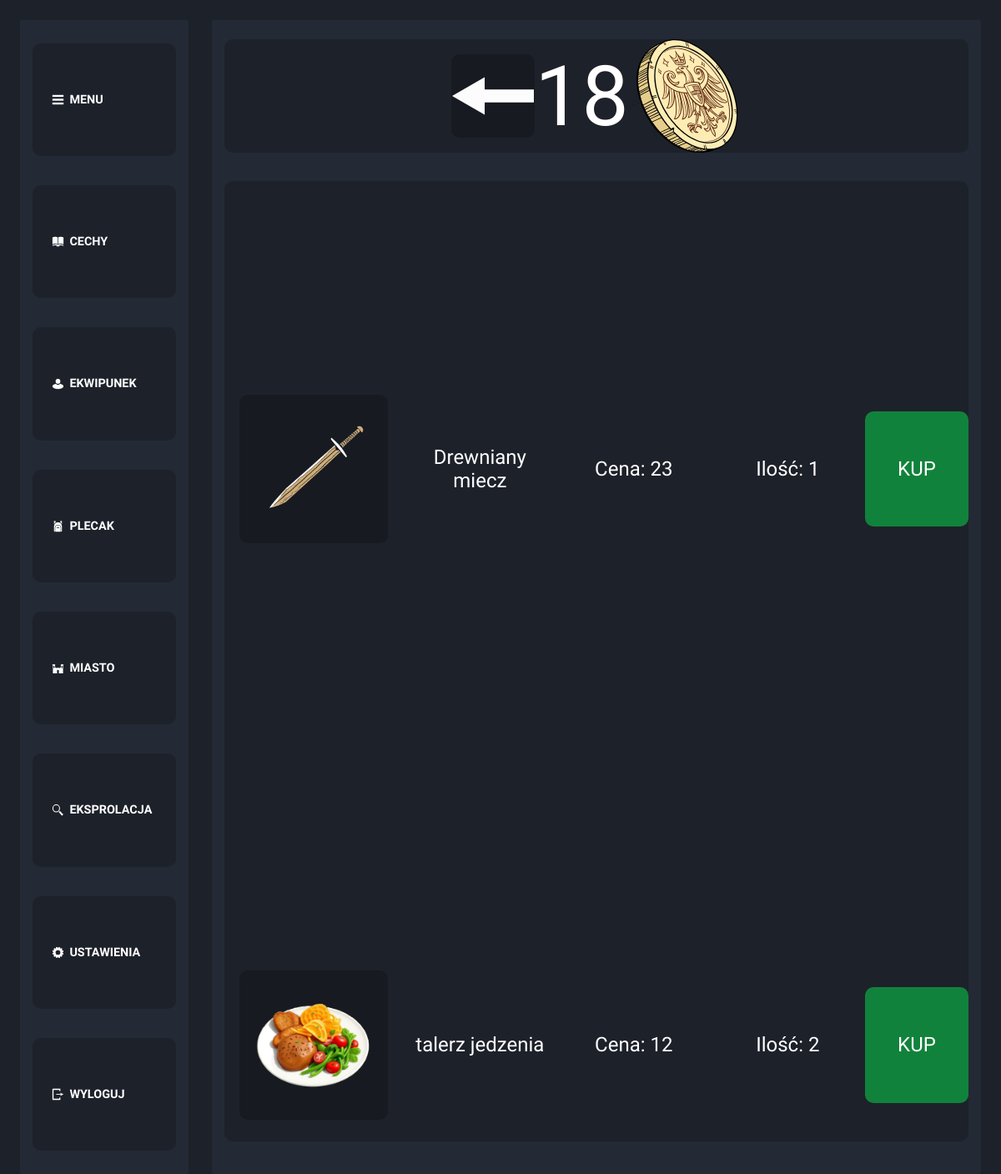
The page /city/market_buy.php (signed in) on the database its author committed.
### tables this page shows
CREATE TABLE `users` (
  `ID` int(11) NOT NULL,
  `Login` varchar(255) NOT NULL,
  `Email` varchar(255) NOT NULL,
  `Password` varchar(255) NOT NULL,
  `money` int(11) NOT NULL DEFAULT 0,
  `b_upgrade` int(11) NOT NULL DEFAULT 0,
  `m_upgrade` int(11) NOT NULL DEFAULT 0,
  `t_upgrade` int(11) NOT NULL DEFAULT 0,
  `f_upgrade` int(11) NOT NULL DEFAULT 0
);

CREATE TABLE `market` (
  `ID` int(11) NOT NULL,
  `user_ID` int(11) NOT NULL,
  `Item_ID` int(11) NOT NULL,
  `quantity` int(11) NOT NULL,
  `price` int(11) NOT NULL
);

CREATE TABLE `items` (
  `ID` int(11) NOT NULL,
  `type` varchar(255) NOT NULL,
  `name` varchar(255) NOT NULL,
  `description` varchar(255) NOT NULL,
  `image` varchar(255) NOT NULL,
  `price` int(11) NOT NULL,
  `P_dmg` int(11) NOT NULL DEFAULT 0,
  `S_dmg` int(11) NOT NULL DEFAULT 0,
  `B_dmg` int(11) NOT NULL DEFAULT 0,
  `A_s` int(11) NOT NULL DEFAULT 0,
  `F_dmg` int(11) NOT NULL DEFAULT 0,
  `I_dmg` int(11) NOT NULL DEFAULT 0,
  `E_dmg` int(11) NOT NULL DEFAULT 0,
  `P_def` int(11) NOT NULL DEFAULT 0,
  `S_def` int(11) NOT NULL DEFAULT 0,
  `B_def` int(11) NOT NULL DEFAULT 0,
  `F_def` int(11) NOT NULL DEFAULT 0,
  `I_def` int(11) NOT NULL DEFAULT 0,
  `E_def` int(11) NOT NULL DEFAULT 0,
  `ADD_def` int(11) NOT NULL DEFAULT 0,
  `ADD_atk` int(11) NOT NULL DEFAULT 0,
  `ADD_hp` int(11) NOT NULL DEFAULT 0,
  `weapon_type` text NOT NULL DEFAULT 'none',
  `equipable` tinyint(1) NOT NULL DEFAULT 0
);

### city/market_buy.php (the view, shortened to what this page needs)
<!DOCTYPE html>
<html lang="en">
<head>
    <link rel="stylesheet" href="style.css">
</head>
<body>
<?php
    function scale($x, $y){
        $suffix = "";
        $x=$x*10;
        $x=round($x);
        $x=$x/10;
        return $x.$suffix;
    }
?>
<aside id="menu">
        <section class="menu" onclick="hide()">
            <div class="menu_icon"><img src="../icons/menu.svg" alt=""></div>
            <div class="menu_text">MENU</div>
        </section>
        <section class="menu" onclick="character()">
            <div class="menu_icon"><img src="../icons/skill.svg" alt=""></div>
            <div class="menu_text">CECHY</div>
        </section>
        <section class="menu" onclick="equipment()">
            <div class="menu_icon"><img src="../icons/equipment.svg" alt=""></div>
            <div class="menu_text">EKWIPUNEK</div>
        </section>
        <section class="menu" onclick="backpack()">
            <div class="menu_icon"><img src="../icons/backpack.svg" alt=""></div>
            <div class="menu_text">PLECAK</div>
        </section>
        <section class="menu" onclick="city()">
            <div class="menu_icon"><img src="../icons/city.svg" alt=""></div>
            <div class="menu_text">MIASTO</div>
        </section>
        <section class="menu" onclick="exploration()">
            <div class="menu_icon"><img src="../icons/explor.svg" alt=""></div>
            <div class="menu_text">EKSPROLACJA</div>
        </section>
        <section class="menu" onclick="settings()">
            <div class="menu_icon"><img src="../icons/settings.svg" alt=""></div>
            <div class="menu_text">USTAWIENIA</div>
        </section>
        <section class="menu" onclick="logout()">
            <div class="menu_icon"><img src="../icons/logout.svg" alt=""></div>
            <div class="menu_text">WYLOGUJ</div>
        </section>
    </aside>
    <main id="glowny">
        <?php
            $connect=mysqli_connect("localhost","root","","rpg");
            $sql="SELECT * FROM users WHERE ID={$_SESSION["LOG-IN"]};";
            $resoult=mysqli_query($connect,$sql);
            $row=mysqli_fetch_assoc($resoult);
            $money=scale($row['money'],100000);
            echo "<section class='money'><button class='back' onclick='back()'><img src='../icons/back.svg' alt='back'></button><span id='money'>{$money}</span><img src='../icons/coin.svg' alt='coin'></section>";
        ?>
        <section class="offers_buy">
            <?php
                $connect=mysqli_connect("localhost","root","","rpg");
                $sql="SELECT market.ID as ID, image,name,market.price as cena,quantity FROM market LEFT JOIN items ON market.item_ID=items.ID WHERE user_ID!={$_SESSION["LOG-IN"]}";
                $resoult=mysqli_query($connect,$sql);
                while($row=mysqli_fetch_assoc($resoult))
                {
                $price=scale($row['cena'],10000);
                $quantity=scale($row['quantity'],10000);
                echo"
                    <section class='single_offer'>
                    <section class='offer_slot'>
                        <img src='../items/{$row['image']}' alt=''>
                    </section>
                    <span class='name_span'>{$row['name']}</span>
                    <span class='span_reszta'>Cena: {$price}</span>
                    <span class='span_reszta'>Ilość: {$quantity}</span>
                    <span onclick='buy({$row['ID']},this)' class='buy_offer'>KUP</span>
                </section>
                ";
                }
            ?>
        </section>
    </main>
</body>
</html>

### city/style.css (style rules this page uses)
body,html { padding: 0; margin: 0; width: 100%; height: 100%; }
* { font-family: "Comfortaa", Verdana, Geneva, Tahoma, sans-serif; color: white; font-size: 2svw; transition: 1s ease; border-radius: 10px; }
body { display: flex; flex-wrap: wrap; background-color: #1d212a; box-sizing: border-box; padding: 2%; overflow: hidden; }
main { width: 80%; height: 100%; background-color: #232935; border: 3px #232935 solid; border-radius: 2px; transition: 1s ease; padding: 1%; display: flex; box-sizing: border-box; flex-wrap: wrap; position: relative; animation:normal 3s main; }
aside { right: 0%; width: 17.5%; margin-right: 2.5%; height: 100%; background-color: #232935; box-sizing: border-box; border: 3px #232935 solid; border-radius: 2px; transition: 1s ease; display: flex; flex-wrap: wrap; padding: 1%; align-items: center; }
.menu { display: flex; align-items: center; justify-content: center; width: 100%; margin-bottom: 5%; height: 10%; background-color: #1d212a; overflow: hidden; box-sizing: border-box; padding: 10%; transition: 0.5s ease; }
.menu:last-child { margin-bottom: 0px; }
span { text-align: center; }
.menu_icon>img { width: 70%; aspect-ratio: 1; }
.menu>div { opacity: 1; display: flex; align-items: center; transition: 1s ease; height: 100%; }
.menu_icon { width: 20%; justify-content: center; }
.menu_text { width: 80%; justify-content: left; font-size: 1.2svw; font-weight: bold; color: white; }
.money { position:sticky; background-color: #1d212a; display: flex; align-items: center; justify-content: center; width: 100%; height: 10%; margin: 1% 0; text-align: center; }
.money>span { font-size: 7svh; }
.money>img { height: 100%; }
.offer_slot { display: flex; flex-wrap: wrap; width: 20%; margin: 2%; aspect-ratio: 1; background: #171a20; justify-content: center; padding: 1%; box-sizing: border-box; }
.offer_slot>img { height: 100%; aspect-ratio: 1; }
.back { text-align: center; background-color: #171a20;; border: 0; box-sizing: border-box; width: 7svh; height: 7svh; display: flex; justify-content: center; align-items: center; }
.back>img { height: 100%; }
.single_offer { display: flex; width: 100%; height: 60%; justify-content: left; align-items: center; }
.span_reszta { margin: 0 1%; word-wrap: break-word; display: flex; height: 100%; justify-content: center; align-items: center; word-break: break-all; width: 20%; }
.name_span { margin: 0 1%; word-wrap: break-word; display: flex; height: 100%; justify-content: center; align-items: center; width: 20%; }
.offers_buy { box-sizing: border-box; width: 100%; height: 85%; background-color: #1d212a; display: flex; flex-wrap: wrap; justify-content: left; align-items: center; overflow-x: hidden; overflow-y: auto; }
.buy_offer { width: 15%; display: flex; justify-content: center; align-items: center; background-color: #11823b; height: 20%; }

### rows shown on the page
users: money "18"
market: Item_ID.image (picture), Item_ID.name "Drewniany miecz", price "23", quantity "1"
market: Item_ID.image (picture), Item_ID.name "talerz jedzenia", price "12", quantity "2"
